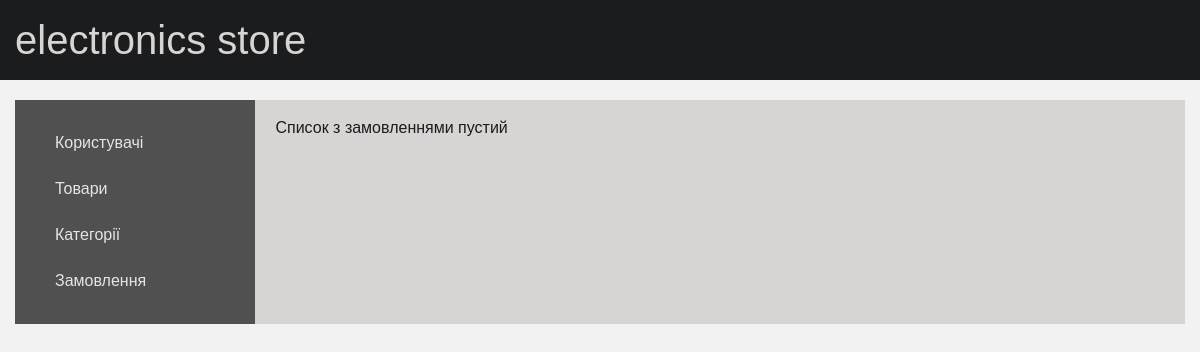
/admin_panel/order_db, run on an earlier commit of the app's database.
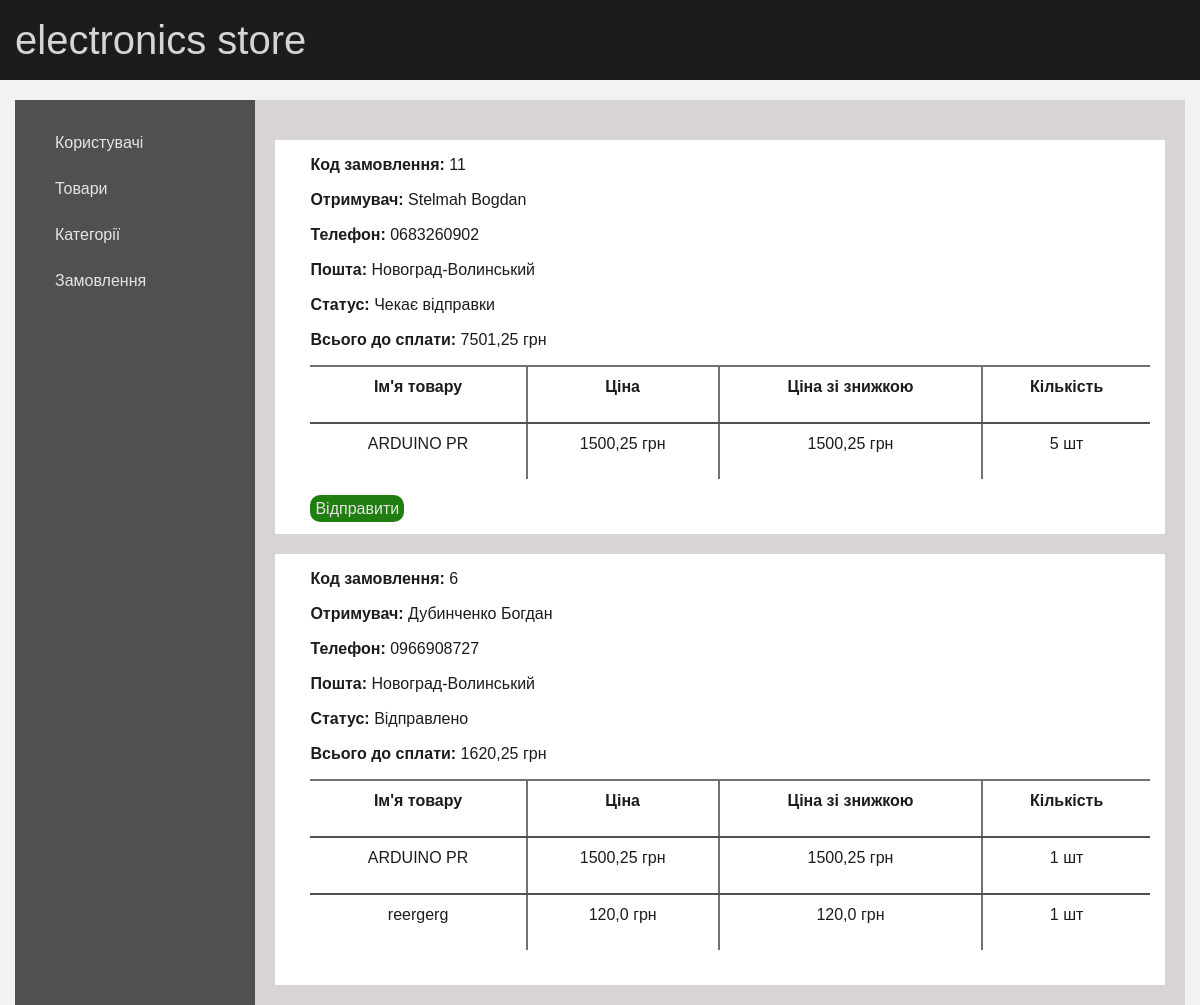
And on a later commit of the database.
### main/models.py (models this page shows, shortened)
class Profile(models.Model):
    user = models.OneToOneField(User, on_delete=models.CASCADE)
    phone_regex = RegexValidator(regex=r'^(\+?(38))?[-\(]?\d{3}\)?-?\d{3}-?\d{2}-?\d{2}$', message="Номер телефону повинен бути в форматі '+380XXXXXXXXX'")
    phone_number = models.CharField(validators=[phone_regex], max_length=13, null=True, blank=True)
    mail_address = models.CharField(max_length=100, null=True, blank=True)
    class Meta:
        verbose_name = 'Профіль'
        verbose_name_plural = 'Профіль'

class OrderItems(models.Model):
    order = models.ForeignKey(Order, on_delete=models.CASCADE, related_name='orderItems')
    product = models.ForeignKey(Product, on_delete=models.CASCADE)
    quantity = models.PositiveIntegerField(default=0, max_length=5)
    class Meta:
        verbose_name = 'Замовленні товари'
        verbose_name_plural = 'Замовленні товари'

class Product(models.Model):
    name = models.CharField('Назва товару', max_length=70)
    image = models.ImageField(upload_to="photo/%Y/%m/%d/", null=True, blank=True)
    description = models.TextField('Опис продукту', null=True)
    price = models.FloatField('Ціна')
    discount = models.IntegerField('Знижка', max_length=3)
    discounted_price = models.FloatField('Ціна зі знижкою', max_length=20, default=0)
    number = models.IntegerField('Кількість', max_length=10)
    categories = models.ForeignKey(ProductCategory, null=True, on_delete=models.SET_NULL)
    time_create = models.DateTimeField(auto_now_add=True)
    time_update = models.DateTimeField(auto_now=True)
    class Meta:  # змінюємо назву таблиці для адміна
        verbose_name = 'Тавар'
        verbose_name_plural = 'Товари'

### admin_module/views.py (the view)
# urls.py: path('admin_panel/order_db', views.order_db, name='order_db'),
def order_db(request):
    orders_and_items = []
    orders = Order.objects.all().order_by('order_status')
    for i in range(orders.count()):
        sum_price = 0
        items = OrderItems.objects.filter(order=orders[i])
        for j in range(items.count()):
            sum_price += items[j].product.discounted_price * items[j].quantity
        orders_and_items.append(
            {"id": orders[i].id,
             "user": orders[i].user.last_name + " " + orders[i].user.first_name,
             "tel": Profile.objects.get(user=orders[i].user),
             "status": orders[i].order_status,
             "sum_price": sum_price,
             "items": items})
    context = {
        'title': 'Замовлення',
        'orders': orders_and_items
    }
    return render(request, 'admin_module/order.html', context)

### admin_module/templates/admin_module/order.html
{% extends 'admin_module/admin_panel.html' %}
{% block info_item %}
    {% if orders %}
        {% for order in orders %}
            <div class="admin_panel_product">
                <div class="product_info">
                    <p><b>Код замовлення: </b>{{ order.id }}</p>
                    <p><b>Отримувач: </b>{{ order.user }}</p>
                    <p><b>Телефон: </b>{{ order.tel.phone_number }}</p>
                    <p><b>Пошта: </b>{{ order.tel.mail_address }}</p>
                    <p><b>Статус: </b>
                            {% if not order.status %}
                                Чекає відправки
                            {% else %}
                                Відправлено
                            {% endif %}
                    </p>
                    <p><b>Всього до сплати: </b></b>{{ order.sum_price }} грн</p>
                    <div class="items__order">
                            <table class="table__items__order">
                                <tr>
                                    <th>
                                        <p>Ім'я товару</p>
                                    </th>
                                    <th>
                                        <p>Ціна</p>
                                    </th>
                                    <th>
                                        <p>Ціна зі знижкою</p>
                                    </th>
                                    <th>
                                        <p>Кількість</p>
                                    </th>
                                </tr>
                                {% for item in order.items %}
                                <tr>
                                    <td>
                                        <p>{{ item.product.name }}</p>
                                    </td>
                                    <td>
                                        <p>{{ item.product.price }} грн</p>
                                    </td>
                                    <td>
                                        <p>{{ item.product.discounted_price }} грн</p>
                                    </td>
                                    <td>
                                        <p>{{ item.quantity }} шт</p>
                                    </td>
                                </tr>
                                {% endfor %}
                            </table>
                        </div>
                    {% if not order.status %}
                        <a href="order_db/{{ order.id }}/order_shipped" class="button_edit">Відправити</a>
                    {% endif %}
                </div>
            </div>
        {% endfor %}
    {% else %}
        <p>Список з замовленнями пустий</p>
    {% endif %}
{% endblock %}

### admin_module/templates/admin_module/admin_panel.html (shortened to what this page needs)
{% extends 'main/base.html' %}
{% block style %}
    <link href="/static/style_admin_panel.css" rel="stylesheet">
{% endblock %}
{% block main %}
    <div class="main__admin__menu">
        <a href="{% url 'users_db' %}" class="menu__item">Користувачі</a>
        <a href="{% url 'product_db' %}" class="menu__item">Товари</a>
        <a href="{% url 'category_db' %}" class="menu__item">Категорії</a>
        <a href="{% url 'order_db' %}" class="menu__item">Замовлення</a>
    </div>
    <div class="main__admin__panel">
        {% block info_item %}{% endblock %}
    </div>
{% endblock %}

### main/templates/main/base.html (shortened to what this page needs)
<!doctype html>
<html lang="ru">
<head>
    {% block style %}{% endblock %}
    <link href="/static/style.css" rel="stylesheet">
</head>
<body>
    <div class="wrapper">
        <header class="header">
            <div class="header__container _container">
                <div class="header__logo">
                    <a href="{% url 'home' %}">electronics store</a>
                </div>
            </div>
        </header>
        <main class="main">
            <div class="main__container _container">
                {% block main %}{% endblock %}
            </div>
        </main>
    </div>
</body>
</html>

### main/static/style_admin_panel.css (style rules this page uses)
.main__admin__menu { width: 300px; background: #505050; padding: 20px 0 20px 20px; }
.main__container { display: flex; }
a { text-decoration: none; color: #e5e5e5; }
.menu__item { display: inline-block; padding: 10px 20px; width: 100%; margin: 5px 0; }
.main__admin__panel { background: #d9d4d4; width: 100%; padding: 20px; }
table { width: 100%; border-collapse: collapse; margin-bottom: 20px; }
td, th { border: 2px solid #707273; text-align: center; padding: 10px; }
.button_edit, .button_delete { background: #207e10; padding: 5px; border-radius: 10px; }
td:last-child { border: 0 solid; border-block: 1px solid; }
.admin_panel_product { width: 100%; background: white; padding: 15px; margin-top: 20px; display: flex; }
.product_info { margin-left: 20px; width: 100%; line-height: 20px; }
.product_info p { margin-bottom: 15px; }
.table__items__order tr th:last-child { border-right: none; }

### main/static/style.css (style rules this page uses)
*, *::before, *::after { padding: 0; margin: 0; border: 0; box-sizing: border-box; }
a { text-decoration: none; }
html, body { height: 100%; line-height: 1; font-size: 16px; color: #1a1c1e; font-family: Verdana, sans-serif; background-color: #f2f2f2; }
.wrapper { min-height: 100%; overflow: hidden; display: flex; flex-direction: column; }
._container { max-width: 1400px; margin: 0 auto; display: flex; }
.header { background-color: #1a1c1e; width: 100%; }
.header__container { min-height: 80px; display: flex; align-items: center; padding: 0 15px; justify-content: space-between; }
.header__logo { font-size: 40px; }
.header__logo a { color: #d9d4d4; }
.main__container { padding: 20px 15px 0 15px; }
.table__items__order { width: 100%; }
.table__items__order tr th, .table__items__order tr td { border-bottom: 2px solid #505050; border-left: 2px solid #505050; padding: 10px; }
.table__items__order tr:last-child th, .table__items__order tr:last-child td { border-bottom: none; }
.table__items__order tr th:first-child, .table__items__order tr td:first-child { border-left: none; }

What changed in the data, as far as the page shows it:
added Profile: id "11", user "Stelmah Bogdan", tel.phone_number "0683260902", tel.mail_address "Новоград-Волинський", shows "Чекає відправки", sum_price "7501,25"
added OrderItems: product.name "ARDUINO PR", product.price "1500,25", product.discounted_price "1500,25", quantity "5", shown under "11"
added Profile: id "6", user "Дубинченко Богдан", tel.phone_number "0966908727", tel.mail_address "Новоград-Волинський", shows "Відправлено", sum_price "1620,25"
added OrderItems: product.name "ARDUINO PR", product.price "1500,25", product.discounted_price "1500,25", quantity "1", shown under "6"
added OrderItems: product.name "reergerg", product.price "120,0", product.discounted_price "120,0", quantity "1", shown under "6"
Also different on the page:
text no longer shown: "Список з замовленнями пустий"
